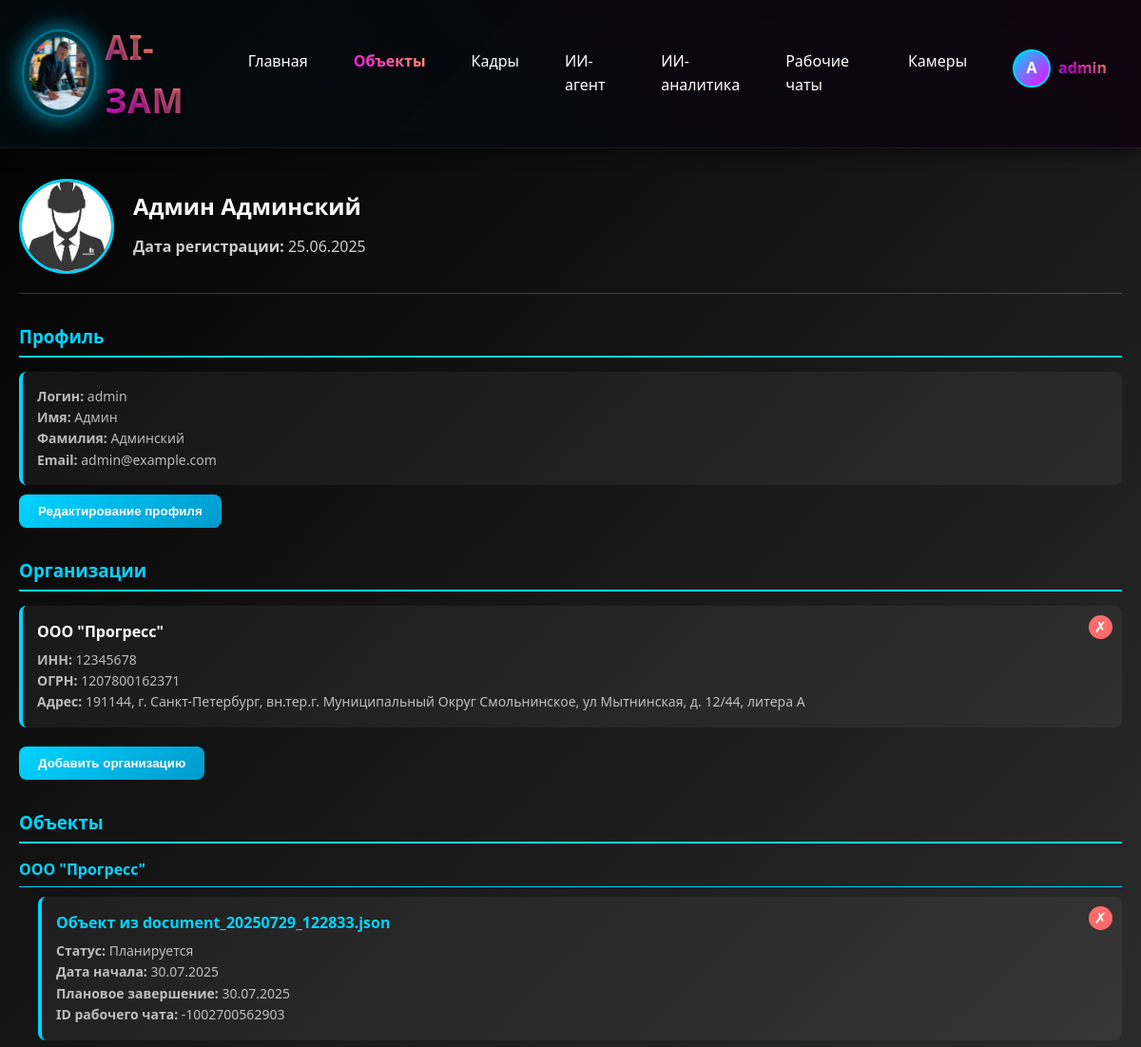
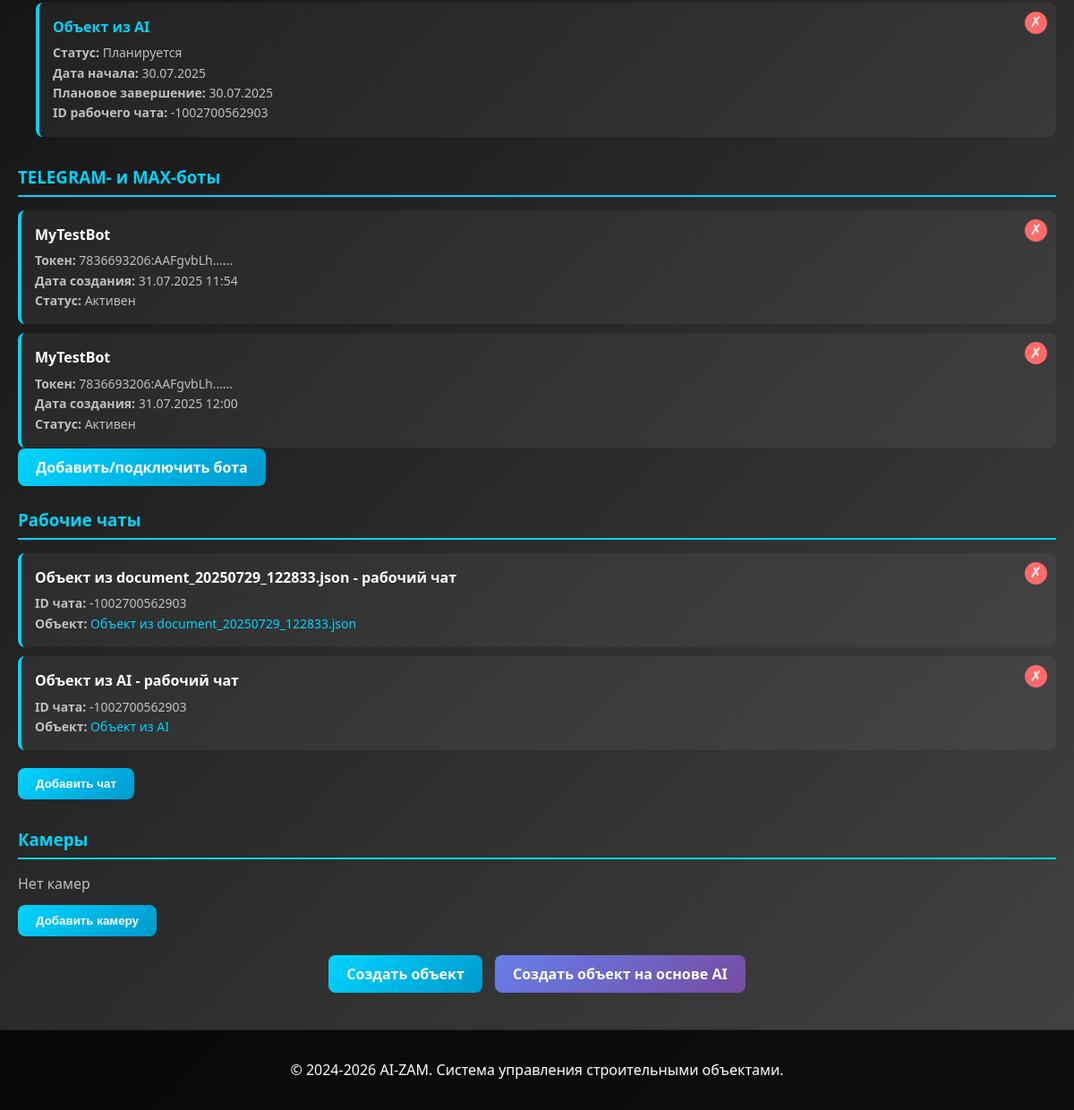
The page /objects/profile/ (signed in) on the database its author committed (2 pictures, top to bottom).
### object/models.py (models this page shows, shortened)
class UserProfile(models.Model):
    user = models.OneToOneField(User, on_delete=models.CASCADE, related_name='profile')
    photo = models.ImageField(upload_to='user_photos/', default='user_photos/avatar_default.jpg', verbose_name='Фото')
    organizations = models.ManyToManyField(
        'sotrudniki.Organizaciya',
        verbose_name='Организации',
        blank=True,
        related_name='users'
    )
    class Meta:
        verbose_name = 'Профиль пользователя'
        verbose_name_plural = 'Профили пользователей'

class Objekt(models.Model):
    STATUS_CHOICES = [
        ('планируется', 'Планируется'),
        ('в работе', 'В работе'),
        ('завершён', 'Завершён'),
    ]
    nazvanie = models.CharField(max_length=255, verbose_name="Название")
    organizacii = models.ManyToManyField(
        'sotrudniki.Organizaciya',
        verbose_name="Организации",
        blank=True,
        related_name="objekty"
    )
    otvetstvennyj = models.CharField(max_length=255, default="Иванов Иван Иванович", verbose_name="Ответственный")
    data_nachala = models.DateField(verbose_name="Дата начала")
    data_plan_zaversheniya = models.DateField(verbose_name="Дата план завершения")
    data_fakt_zaversheniya = models.DateField(null=True, blank=True, verbose_name="Дата факт завершения")
    status = models.CharField(max_length=20, choices=STATUS_CHOICES, default='планируется', verbose_name="Статус")
    is_active = models.BooleanField(default=True, verbose_name="Активный")
    sotrudniki = models.ManyToManyField(
        'sotrudniki.Sotrudnik',
        verbose_name="Сотрудники",
        blank=True,
        related_name="objekty_work",
        help_text="Сотрудники, работающие на данном объекте"
    )
    chat_id = models.CharField(max_length=255, null=True, blank=True, verbose_name="ID чата")
    demo = models.BooleanField(default=False, verbose_name="Демо")
    class Meta:
        verbose_name = "Объект"
        verbose_name_plural = "Объекты"
        db_table = 'objekt'

### sotrudniki/models.py (models this page shows, shortened)
class Organizaciya(models.Model):
    nazvanie = models.CharField(max_length=300, verbose_name="Название")
    inn = models.CharField(max_length=12, unique=True, verbose_name="ИНН")
    ogrn = models.CharField(max_length=15, verbose_name="ОГРН", null=True, blank=True)
    adres = models.TextField(verbose_name="Адрес", null=True, blank=True)
    is_active = models.BooleanField(default=True, verbose_name="Активная")
    demo = models.BooleanField(default=False, verbose_name="Демо")
    podrazdeleniya = models.ManyToManyField(
        'Podrazdelenie',
        through='OrganizaciyaPodrazdelenie',
        verbose_name="Подразделения",
        related_name="organizacii",
        blank=True
    )
    class Meta:
        verbose_name = "Организация"
        verbose_name_plural = "Организации"

### telegrambot/models.py (models this page shows, shortened)
class Bot(models.Model):
    user = models.ForeignKey(User, on_delete=models.CASCADE, related_name='bots', verbose_name="Пользователь")
    bot_name = models.CharField(max_length=100, verbose_name="Название бота")
    token = models.CharField(max_length=255, verbose_name="Токен")
    created_at = models.DateTimeField(auto_now_add=True, verbose_name="Дата создания")
    is_active = models.BooleanField(default=True, verbose_name="Активен")
    class Meta:
        verbose_name = "Бот"
        verbose_name_plural = "Боты"
        db_table = 'bots'

### object/views.py (the view, shortened to what this page needs)
# urls.py: path('profile/', views.profile, name='profile'),
def profile(request):
    if not request.user.is_authenticated:
        return redirect('/objects/register/')
    user_profile, created = UserProfile.objects.get_or_create(user=request.user)
    user_form = UserProfileForm(instance=request.user)
    photo_form = UserPhotoForm(instance=user_profile)
    org_form = OrganizationForm()
    organizations = user_profile.organizations.all()
    from telegrambot.models import Bot
    bots = Bot.objects.filter(user=request.user)
    from cams.models import Camera
    cameras = Camera.objects.filter(objekt__organizacii__in=organizations).distinct()
    from django.db.models import Q
    objects = Objekt.objects.filter(
        Q(organizacii__in=organizations) | Q(otvetstvennyj__icontains=request.user.get_full_name())
    ).distinct()
    work_chats = objects.filter(chat_id__isnull=False).values('id', 'nazvanie', 'chat_id')
    objects_by_organization = {}
    for org in organizations:
        org_objects = objects.filter(organizacii=org)
        if org_objects.exists():
            objects_by_organization[org] = org_objects
    objects_without_org = objects.filter(otvetstvennyj__icontains=request.user.get_full_name()).exclude(organizacii__in=organizations)
    context = {
        'profile': user_profile,
        'user_form': user_form,
        'photo_form': photo_form,
        'org_form': org_form,
        'organizations': organizations,
        'objects_by_organization': objects_by_organization,
        'objects_without_org': objects_without_org,
        'bots': bots,
        'cameras': cameras,
        'work_chats': work_chats,
    }
    return render(request, 'object/profile.html', context)

### object/templates/object/profile.html (shortened to what this page needs)
{% extends 'base/base.html' %}
{% block content %}
<div class="profile-container">
    <div class="profile-header">
        <img src="{{ profile.photo.url }}" alt="Фото профиля" class="profile-photo">
        <div class="profile-info">
            <h2>{{ user.get_full_name|default:user.username }}</h2>
            <p><strong>Дата регистрации:</strong> {{ user.date_joined|date:"d.m.Y" }}</p>
        </div>
    </div>
    <div class="section">
        <h3>Профиль</h3>
        <div id="profile-view">
            <div class="item">
                <p><strong>Логин:</strong> {{ user.username }}</p>
                <p><strong>Имя:</strong> {{ user.first_name|default:"Не указано" }}</p>
                <p><strong>Фамилия:</strong> {{ user.last_name|default:"Не указана" }}</p>
                <p><strong>Email:</strong> {{ user.email|default:"Не указан" }}</p>
            </div>
            <button class="btn-save" onclick="toggleEdit()">Редактирование профиля</button>
        </div>
    </div>
    <div class="section">
        <h3>Организации</h3>
        {% if organizations %}
            {% for org in organizations %}
            <div class="item" style="position: relative;">
                <button onclick="removeOrganization({{ org.id }})" style="position: absolute; top: 10px; right: 10px; background: #ff6b6b; color: white; border: none; border-radius: 50%; width: 25px; height: 25px; cursor: pointer; font-size: 16px; line-height: 1;">✗</button>
                <h4>{{ org.nazvanie }}</h4>
                <p><strong>ИНН:</strong> {{ org.inn|default:"Не указан" }}</p>
                <p><strong>ОГРН:</strong> {{ org.ogrn|default:"Не указан" }}</p>
                <p><strong>Адрес:</strong> {{ org.adres|default:"Не указан" }}</p>
            </div>
            {% endfor %}
        {% else %}
            <p style="color: rgba(255,255,255,0.7);">Нет связанных организаций</p>
        {% endif %}
        <button class="btn-save" style="margin-top: 10px;" onclick="toggleOrgForm()">Добавить организацию</button>
    </div>
    <div class="section">
        <h3>Объекты</h3>
        {% for org, org_objects in objects_by_organization.items %}
        <div style="margin-bottom: 20px;">
            <h4 style="color: #00d4ff; margin-bottom: 10px; border-bottom: 1px solid #00d4ff; padding-bottom: 5px;">{{ org.nazvanie }}</h4>
            {% for obj in org_objects %}
            <div class="item" style="margin-left: 20px; position: relative;">
                <button onclick="deleteObject({{ obj.id }})" style="position: absolute; top: 10px; right: 10px; background: #ff6b6b; color: white; border: none; border-radius: 50%; width: 25px; height: 25px; cursor: pointer; font-size: 16px; line-height: 1;">✗</button>
                <h4><a href="{% url 'object_detail' obj.id %}" style="color: #00d4ff; text-decoration: none;">{{ obj.nazvanie }}</a></h4>
                <p><strong>Статус:</strong> {{ obj.get_status_display }}</p>
                <p><strong>Дата начала:</strong> {{ obj.data_nachala|date:"d.m.Y" }}</p>
                <p><strong>Плановое завершение:</strong> {{ obj.data_plan_zaversheniya|date:"d.m.Y" }}</p>
                {% if obj.chat_id %}
                    <p><strong>ID рабочего чата:</strong> {{ obj.chat_id }}</p>
                {% else %}
                    <button onclick="addChat({{ obj.id }})" style="background: #28a745; color: white; border: none; padding: 5px 10px; border-radius: 5px; cursor: pointer; font-size: 12px; margin-top: 5px;">Добавить чат</button>
                {% endif %}
            </div>
            {% endfor %}
        </div>
        {% endfor %}
    </div>
    <div class="section">
        <h3>TELEGRAM- и MAX-боты</h3>
        {% if bots %}
            {% for bot in bots %}
            <div class="item" style="position: relative;">
                <button onclick="removeBot({{ bot.id }})" style="position: absolute; top: 10px; right: 10px; background: #ff6b6b; color: white; border: none; border-radius: 50%; width: 25px; height: 25px; cursor: pointer; font-size: 16px; line-height: 1;">✗</button>
                <h4>{{ bot.bot_name }}</h4>
                <p><strong>Токен:</strong> {{ bot.token|truncatechars:20 }}...</p>
                <p><strong>Дата создания:</strong> {{ bot.created_at|date:"d.m.Y H:i" }}</p>
                <p><strong>Статус:</strong> {% if bot.is_active %}Активен{% else %}Неактивен{% endif %}</p>
            </div>
            {% endfor %}
        {% else %}
            <p style="color: rgba(255,255,255,0.7);">Нет подключенных ботов</p>
        {% endif %}
        <a href="/objects/add-bot/" class="btn-save" style="margin-top: 10px; text-decoration: none;">Добавить/подключить бота</a>
    </div>
    <div class="section">
        <h3>Рабочие чаты</h3>
        {% if work_chats %}
            {% for chat in work_chats %}
            <div class="item" style="position: relative;">
                <button onclick="removeWorkChat({{ chat.id }})" style="position: absolute; top: 10px; right: 10px; background: #ff6b6b; color: white; border: none; border-radius: 50%; width: 25px; height: 25px; cursor: pointer; font-size: 16px; line-height: 1;">✗</button>
                <h4>{{ chat.nazvanie }} - рабочий чат</h4>
                <p><strong>ID чата:</strong> {{ chat.chat_id }}</p>
                <p><strong>Объект:</strong> <a href="{% url 'object_detail' chat.id %}" style="color: #00d4ff; text-decoration: none;">{{ chat.nazvanie }}</a></p>
            </div>
            {% endfor %}
        {% else %}
            <p style="color: rgba(255,255,255,0.7);">Нет рабочих чатов</p>
        {% endif %}
        <button class="btn-save" style="margin-top: 10px;" onclick="addWorkChat()">Добавить чат</button>
    </div>
    <div class="section">
        <h3>Камеры</h3>
        {% if cameras %}
            {% for camera in cameras %}
            <div class="item" style="position: relative;">
                <button onclick="removeCamera({{ camera.id }})" style="position: absolute; top: 10px; right: 10px; background: #ff6b6b; color: white; border: none; border-radius: 50%; width: 25px; height: 25px; cursor: pointer; font-size: 16px; line-height: 1;">✗</button>
                <h4>{{ camera.name }}</h4>
                <p><strong>URL:</strong> {{ camera.url }}</p>
                <p><strong>Объект:</strong> {% if camera.objekt %}<a href="{% url 'object_detail' camera.objekt.id %}" style="color: #00d4ff; text-decoration: none;">{{ camera.objekt.nazvanie }}</a>{% else %}Не указан{% endif %}</p>
                {% if camera.location %}<p><strong>Местоположение:</strong> {{ camera.location }}</p>{% endif %}
                {% if camera.description %}<p><strong>Описание:</strong> {{ camera.description }}</p>{% endif %}
                <p><strong>Статус:</strong> {% if camera.is_active %}Активна{% else %}Неактивна{% endif %}</p>
                <p><strong>Дата добавления:</strong> {{ camera.created_at|date:"d.m.Y H:i" }}</p>
            </div>
            {% endfor %}
        {% else %}
            <p style="color: rgba(255,255,255,0.7);">Нет камер</p>
        {% endif %}
        <button class="btn-save" style="margin-top: 10px;" onclick="toggleCameraForm()">Добавить камеру</button>
    </div>
    <div style="margin-top: 20px; text-align: center;">
        <a href="/objects/create/" class="btn-save" style="text-decoration: none; margin-right: 10px;">Создать объект</a>
        <a href="/ai-agent/" class="btn-save" style="text-decoration: none; background: linear-gradient(135deg, #667eea 0%, #764ba2 100%);">Создать объект на основе AI</a>
    </div>
</div>
{% endblock %}

### templates/base/base.html (shortened to what this page needs)
{% load static %}
<!DOCTYPE html>
<html lang="ru">
<head>
    <link rel="stylesheet" href="{% static 'css/3d-logo.css' %}">
    <link rel="stylesheet" href="{% static 'css/logo-letter.css' %}">
</head>
<body>
    <header>
        <div class="container">
            <div class="header-content">
                <div class="logo-container">
                    <a href="/" class="logo">
                        <img src="{% static 'images/logo-ai.png' %}" alt="AI-Зам">
                        <span class="logo-text">AI-Зам</span>
                    </a>
                </div>
                <nav class="nav-links">
                    <a href="/" {% if request.resolver_match.url_name == 'home' or request.path == '/' %}class="active"{% endif %}>Главная</a>
                    <a href="/objects/" {% if '/objects/' in request.path %}class="active"{% endif %}>Объекты</a>
                    <a href="/kadry/" {% if '/kadry/' in request.path or '/sotrudniki/' in request.path %}class="active"{% endif %}>Кадры</a>
                    <a href="/ai-agent/" {% if '/ai-agent/' in request.path %}class="active"{% endif %}>ИИ-агент</a>
                    <a href="/analytics/" {% if '/analytics/' in request.path %}class="active"{% endif %}>ИИ-аналитика</a>
                    <a href="/telegram/" {% if '/telegram/' in request.path %}class="active"{% endif %}>Рабочие чаты</a>
                    <a href="/cameras/" {% if '/cameras/' in request.path %}class="active"{% endif %}>Камеры</a>
                    {% if user.is_authenticated %}
                        <div class="user-menu">
                            <a href="/objects/profile/" class="user-profile">
                                {% if user.userprofile.photo %}
                                    <img src="{{ user.userprofile.photo.url }}" alt="Профиль" class="user-avatar">
                                {% else %}
                                    <div class="user-avatar" style="background: linear-gradient(135deg, #00d4ff, #ff00ff); display: flex; align-items: center; justify-content: center; color: white; font-weight: bold;">{{ user.username|first|upper }}</div>
                                {% endif %}
                                <span class="user-name">{{ user.username }}</span>
                            </a>
                        </div>
                    {% else %}
                        <a href="/objects/login/">Войти</a>
                        <a href="/objects/register/">Регистрация</a>
                    {% endif %}
                </nav>
            </div>
        </div>
    </header>
    <main class="container">
        {% block content %}{% endblock %}
    </main>
    <footer>
        <div class="container">
            <p>&copy; 2024-2026 AI-ZAM. Система управления строительными объектами.</p>
        </div>
    </footer>
</body>
</html>

### rows shown on the page
UserProfile: photo (placeholder picture)
Organizaciya: {{ org.id }} 2 (drawn), nazvanie "ООО \"Прогресс\"", inn "12345678", ogrn "1207800162371", adres "191144, г. Санкт-Петербург, вн.тер.г. Муниципальный Округ Смольнинское, ул Мытнинская, д. 12/44, литера А"
Objekt: nazvanie "Объект из document_20250729_122833.json", status "Планируется", data_nachala "30.07.2025", data_plan_zaversheniya "30.07.2025", chat_id "-1002700562903"
Objekt: nazvanie "Объект из AI", status "Планируется", data_nachala "30.07.2025", data_plan_zaversheniya "30.07.2025", chat_id "-1002700562903"
Bot: bot_name "MyTestBot", token "7836693206:AAFgvbLh…", created_at "31.07.2025 11:54", is_active "Активен"
Bot: bot_name "MyTestBot", token "7836693206:AAFgvbLh…", created_at "31.07.2025 12:00", is_active "Активен"

### other values the page prints
{{ user.username|first|upper }} "A"
{{ user.username }} "admin"
{{ user.get_full_name|default:user.username }} "Админ Админский"
{{ user.date_joined|date:"d.m.Y" }} "25.06.2025"
{{ user.first_name|default:"Не указано" }} "Админ"
{{ user.last_name|default:"Не указана" }} "Админский"
{{ user.email|default:"Не указан" }} "admin@example.com"
